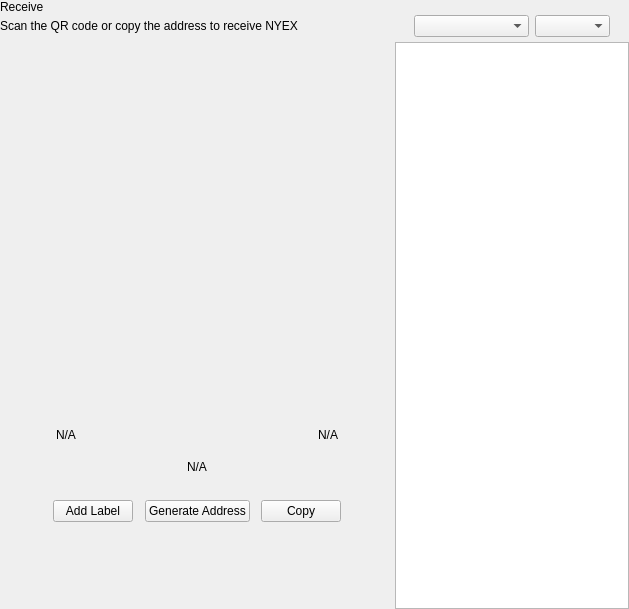
<?xml version="1.0" encoding="UTF-8"?>
<ui version="4.0">
 <class>ReceiveWidget</class>
 <widget class="QWidget" name="ReceiveWidget">
  <property name="geometry">
   <rect>
    <x>0</x>
    <y>0</y>
    <width>629</width>
    <height>609</height>
   </rect>
  </property>
  <property name="minimumSize">
   <size>
    <width>0</width>
    <height>0</height>
   </size>
  </property>
  <property name="windowTitle">
   <string>Form</string>
  </property>
  <layout class="QHBoxLayout" name="horizontalLayout_2" stretch="2,1">
   <property name="spacing">
    <number>0</number>
   </property>
   <property name="leftMargin">
    <number>0</number>
   </property>
   <property name="topMargin">
    <number>0</number>
   </property>
   <property name="rightMargin">
    <number>0</number>
   </property>
   <property name="bottomMargin">
    <number>0</number>
   </property>
   <item>
    <widget class="QWidget" name="left" native="true">
     <layout class="QVBoxLayout" name="verticalLayout_3">
      <property name="leftMargin">
       <number>0</number>
      </property>
      <property name="topMargin">
       <number>0</number>
      </property>
      <property name="rightMargin">
       <number>0</number>
      </property>
      <property name="bottomMargin">
       <number>0</number>
      </property>
      <item>
       <layout class="QVBoxLayout" name="verticalLayout_2">
        <property name="spacing">
         <number>0</number>
        </property>
        <property name="leftMargin">
         <number>0</number>
        </property>
        <item>
         <layout class="QHBoxLayout" name="horizontalLayout_3">
          <property name="spacing">
           <number>0</number>
          </property>
          <item>
           <layout class="QVBoxLayout" name="verticalLayout_4">
            <property name="spacing">
             <number>5</number>
            </property>
            <item>
             <widget class="QLabel" name="labelTitle">
              <property name="text">
               <string>Receive</string>
              </property>
             </widget>
            </item>
            <item alignment="Qt::AlignTop">
             <widget class="QLabel" name="labelSubtitle1">
              <property name="text">
               <string>Scan the QR code or copy the address to receive NYEX</string>
              </property>
             </widget>
            </item>
           </layout>
          </item>
          <item>
           <spacer name="horizontalSpacer">
            <property name="orientation">
             <enum>Qt::Horizontal</enum>
            </property>
            <property name="sizeHint" stdset="0">
             <size>
              <width>40</width>
              <height>20</height>
             </size>
            </property>
           </spacer>
          </item>
         </layout>
        </item>
        <item>
         <spacer name="verticalSpacer_2">
          <property name="orientation">
           <enum>Qt::Vertical</enum>
          </property>
          <property name="sizeType">
           <enum>QSizePolicy::Expanding</enum>
          </property>
          <property name="sizeHint" stdset="0">
           <size>
            <width>20</width>
            <height>50</height>
           </size>
          </property>
         </spacer>
        </item>
        <item alignment="Qt::AlignHCenter">
         <widget class="QWidget" name="layoutQR" native="true">
          <property name="maximumSize">
           <size>
            <width>510</width>
            <height>16777215</height>
           </size>
          </property>
          <layout class="QVBoxLayout" name="verticalLayoutQr">
           <item>
            <spacer name="verticalSpacer11">
             <property name="orientation">
              <enum>Qt::Vertical</enum>
             </property>
             <property name="sizeType">
              <enum>QSizePolicy::Fixed</enum>
             </property>
             <property name="sizeHint" stdset="0">
              <size>
               <width>20</width>
               <height>20</height>
              </size>
             </property>
            </spacer>
           </item>
           <item alignment="Qt::AlignHCenter">
            <widget class="QLabel" name="labelQrImg">
             <property name="minimumSize">
              <size>
               <width>260</width>
               <height>260</height>
              </size>
             </property>
             <property name="maximumSize">
              <size>
               <width>260</width>
               <height>260</height>
              </size>
             </property>
             <property name="text">
              <string/>
             </property>
             <property name="alignment">
              <set>Qt::AlignCenter</set>
             </property>
            </widget>
           </item>
           <item>
            <spacer name="verticalSpacer_21">
             <property name="orientation">
              <enum>Qt::Vertical</enum>
             </property>
             <property name="sizeType">
              <enum>QSizePolicy::Fixed</enum>
             </property>
             <property name="sizeHint" stdset="0">
              <size>
               <width>20</width>
               <height>30</height>
              </size>
             </property>
            </spacer>
           </item>
           <item>
            <widget class="QWidget" name="widget" native="true">
             <property name="minimumSize">
              <size>
               <width>0</width>
               <height>0</height>
              </size>
             </property>
             <layout class="QHBoxLayout" name="horizontalLayout_5">
              <item>
               <widget class="QLabel" name="labelLabel">
                <property name="text">
                 <string notr="true">N/A</string>
                </property>
               </widget>
              </item>
              <item>
               <spacer name="horizontalSpacer_2">
                <property name="orientation">
                 <enum>Qt::Horizontal</enum>
                </property>
                <property name="sizeHint" stdset="0">
                 <size>
                  <width>141</width>
                  <height>20</height>
                 </size>
                </property>
               </spacer>
              </item>
              <item>
               <widget class="QLabel" name="labelDate">
                <property name="text">
                 <string notr="true">N/A</string>
                </property>
                <property name="alignment">
                 <set>Qt::AlignRight|Qt::AlignTrailing|Qt::AlignVCenter</set>
                </property>
               </widget>
              </item>
             </layout>
            </widget>
           </item>
           <item>
            <widget class="QLabel" name="labelAddress">
             <property name="sizePolicy">
              <sizepolicy hsizetype="Expanding" vsizetype="Preferred">
               <horstretch>0</horstretch>
               <verstretch>0</verstretch>
              </sizepolicy>
             </property>
             <property name="minimumSize">
              <size>
               <width>300</width>
               <height>0</height>
              </size>
             </property>
             <property name="text">
              <string notr="true">N/A</string>
             </property>
             <property name="alignment">
              <set>Qt::AlignCenter</set>
             </property>
            </widget>
           </item>
           <item>
            <spacer name="verticalSpacer_4">
             <property name="orientation">
              <enum>Qt::Vertical</enum>
             </property>
             <property name="sizeType">
              <enum>QSizePolicy::Fixed</enum>
             </property>
             <property name="sizeHint" stdset="0">
              <size>
               <width>20</width>
               <height>20</height>
              </size>
             </property>
            </spacer>
           </item>
           <item>
            <layout class="QHBoxLayout" name="horizontalLayout_4">
             <item alignment="Qt::AlignHCenter">
              <widget class="QPushButton" name="pushButtonLabel">
               <property name="focusPolicy">
                <enum>Qt::NoFocus</enum>
               </property>
               <property name="text">
                <string>Add Label</string>
               </property>
              </widget>
             </item>
             <item alignment="Qt::AlignHCenter">
              <widget class="QPushButton" name="pushButtonNewAddress">
               <property name="focusPolicy">
                <enum>Qt::NoFocus</enum>
               </property>
               <property name="text">
                <string>Generate Address</string>
               </property>
              </widget>
             </item>
             <item alignment="Qt::AlignHCenter">
              <widget class="QPushButton" name="pushButtonCopy">
               <property name="focusPolicy">
                <enum>Qt::NoFocus</enum>
               </property>
               <property name="text">
                <string>Copy</string>
               </property>
              </widget>
             </item>
            </layout>
           </item>
           <item>
            <spacer name="verticalSpacer_3">
             <property name="orientation">
              <enum>Qt::Vertical</enum>
             </property>
             <property name="sizeType">
              <enum>QSizePolicy::Expanding</enum>
             </property>
             <property name="sizeHint" stdset="0">
              <size>
               <width>20</width>
               <height>20</height>
              </size>
             </property>
            </spacer>
           </item>
          </layout>
         </widget>
        </item>
        <item>
         <spacer name="verticalSpacer">
          <property name="orientation">
           <enum>Qt::Vertical</enum>
          </property>
          <property name="sizeHint" stdset="0">
           <size>
            <width>20</width>
            <height>40</height>
           </size>
          </property>
         </spacer>
        </item>
       </layout>
      </item>
     </layout>
    </widget>
   </item>
   <item>
    <widget class="QWidget" name="right" native="true">
     <layout class="QVBoxLayout" name="verticalLayout_5">
      <property name="spacing">
       <number>0</number>
      </property>
      <property name="leftMargin">
       <number>1</number>
      </property>
      <property name="topMargin">
       <number>0</number>
      </property>
      <property name="rightMargin">
       <number>0</number>
      </property>
      <property name="bottomMargin">
       <number>0</number>
      </property>
      <item>
       <layout class="QVBoxLayout" name="container_right">
        <property name="spacing">
         <number>0</number>
        </property>
        <property name="leftMargin">
         <number>0</number>
        </property>
        <property name="rightMargin">
         <number>0</number>
        </property>
        <item>
         <layout class="QVBoxLayout" name="verticalLayout">
          <property name="spacing">
           <number>6</number>
          </property>
          <property name="leftMargin">
           <number>19</number>
          </property>
          <property name="rightMargin">
           <number>19</number>
          </property>
          <item>
           <widget class="OptionButton" name="btnRequest" native="true"/>
          </item>
          <item>
           <widget class="OptionButton" name="btnMyAddresses" native="true">
            <property name="sizePolicy">
             <sizepolicy hsizetype="Preferred" vsizetype="Minimum">
              <horstretch>0</horstretch>
              <verstretch>0</verstretch>
             </sizepolicy>
            </property>
           </widget>
          </item>
         </layout>
        </item>
        <item>
         <widget class="QWidget" name="sortWidget" native="true">
          <layout class="QHBoxLayout" name="horizontalLayout_6">
           <property name="leftMargin">
            <number>19</number>
           </property>
           <property name="rightMargin">
            <number>19</number>
           </property>
           <property name="bottomMargin">
            <number>5</number>
           </property>
           <item>
            <spacer name="horizontalSpacer_3">
             <property name="orientation">
              <enum>Qt::Horizontal</enum>
             </property>
             <property name="sizeHint" stdset="0">
              <size>
               <width>40</width>
               <height>20</height>
              </size>
             </property>
            </spacer>
           </item>
           <item>
            <widget class="QComboBox" name="comboBoxSort">
             <property name="sizePolicy">
              <sizepolicy hsizetype="Preferred" vsizetype="Fixed">
               <horstretch>0</horstretch>
               <verstretch>0</verstretch>
              </sizepolicy>
             </property>
             <property name="minimumSize">
              <size>
               <width>115</width>
               <height>0</height>
              </size>
             </property>
            </widget>
           </item>
           <item>
            <widget class="QComboBox" name="comboBoxSortOrder">
             <property name="sizePolicy">
              <sizepolicy hsizetype="Preferred" vsizetype="Fixed">
               <horstretch>0</horstretch>
               <verstretch>0</verstretch>
              </sizepolicy>
             </property>
             <property name="minimumSize">
              <size>
               <width>75</width>
               <height>0</height>
              </size>
             </property>
            </widget>
           </item>
          </layout>
         </widget>
        </item>
        <item>
         <widget class="QListView" name="listViewAddress"/>
        </item>
       </layout>
      </item>
     </layout>
    </widget>
   </item>
  </layout>
 </widget>
 <customwidgets>
  <customwidget>
   <class>OptionButton</class>
   <extends>QWidget</extends>
   <header>qt/nyerium/optionbutton.h</header>
   <container>1</container>
  </customwidget>
 </customwidgets>
 <resources/>
 <connections/>
</ui>
